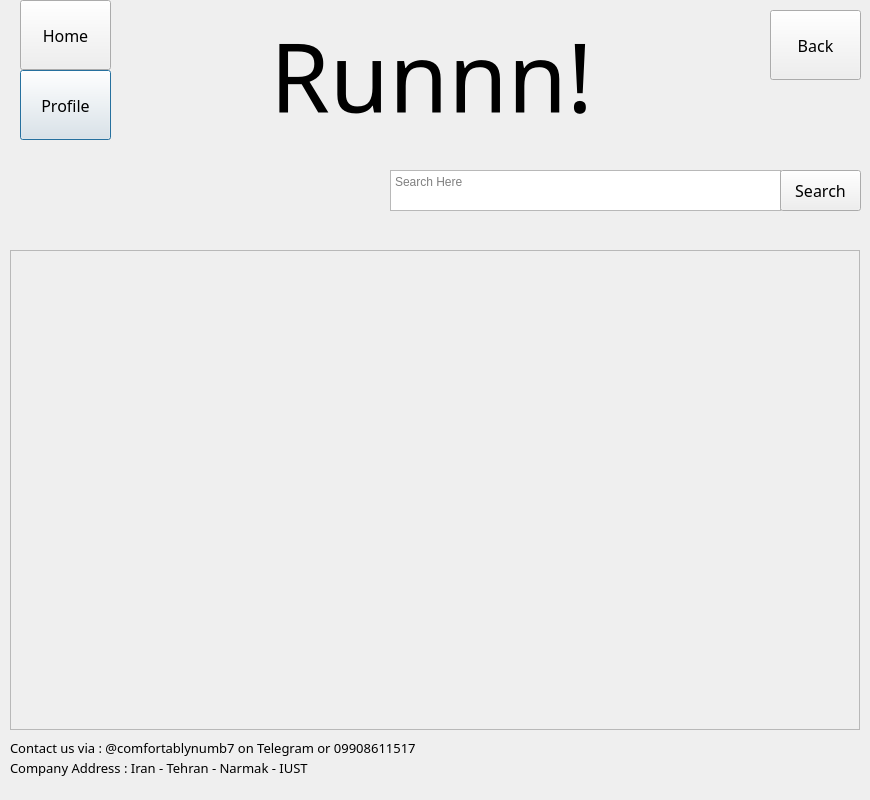
<?xml version="1.0" encoding="UTF-8"?>
<ui version="4.0">
 <class>Dialog</class>
 <widget class="QDialog" name="Dialog">
  <property name="geometry">
   <rect>
    <x>0</x>
    <y>0</y>
    <width>870</width>
    <height>800</height>
   </rect>
  </property>
  <property name="windowTitle">
   <string>Dialog</string>
  </property>
  <widget class="QLabel" name="label_2">
   <property name="geometry">
    <rect>
     <x>10</x>
     <y>740</y>
     <width>671</width>
     <height>16</height>
    </rect>
   </property>
   <property name="font">
    <font>
     <family>Cooper Black</family>
     <pointsize>10</pointsize>
    </font>
   </property>
   <property name="text">
    <string>Contact us via : @comfortablynumb7 on Telegram or 09908611517</string>
   </property>
  </widget>
  <widget class="QPushButton" name="ProfileButton">
   <property name="geometry">
    <rect>
     <x>20</x>
     <y>70</y>
     <width>91</width>
     <height>70</height>
    </rect>
   </property>
   <property name="font">
    <font>
     <family>Cooper Black</family>
     <pointsize>12</pointsize>
    </font>
   </property>
   <property name="text">
    <string>Profile</string>
   </property>
  </widget>
  <widget class="QLabel" name="label_3">
   <property name="geometry">
    <rect>
     <x>10</x>
     <y>760</y>
     <width>791</width>
     <height>16</height>
    </rect>
   </property>
   <property name="font">
    <font>
     <family>Cooper Black</family>
     <pointsize>10</pointsize>
    </font>
   </property>
   <property name="text">
    <string>Company Address : Iran - Tehran - Narmak - IUST</string>
   </property>
  </widget>
  <widget class="QScrollArea" name="scrollArea">
   <property name="geometry">
    <rect>
     <x>10</x>
     <y>250</y>
     <width>850</width>
     <height>480</height>
    </rect>
   </property>
   <property name="widgetResizable">
    <bool>true</bool>
   </property>
   <widget class="QWidget" name="scrollAreaWidgetContents">
    <property name="geometry">
     <rect>
      <x>0</x>
      <y>0</y>
      <width>848</width>
      <height>478</height>
     </rect>
    </property>
   </widget>
  </widget>
  <widget class="QLabel" name="PageTitle">
   <property name="geometry">
    <rect>
     <x>-10</x>
     <y>160</y>
     <width>315</width>
     <height>70</height>
    </rect>
   </property>
   <property name="font">
    <font>
     <family>Cooper Black</family>
     <pointsize>28</pointsize>
     <weight>50</weight>
     <bold>false</bold>
    </font>
   </property>
   <property name="text">
    <string/>
   </property>
   <property name="alignment">
    <set>Qt::AlignCenter</set>
   </property>
  </widget>
  <widget class="QTextEdit" name="SearchBox">
   <property name="geometry">
    <rect>
     <x>390</x>
     <y>170</y>
     <width>391</width>
     <height>41</height>
    </rect>
   </property>
   <property name="sizeAdjustPolicy">
    <enum>QAbstractScrollArea::AdjustToContents</enum>
   </property>
   <property name="tabChangesFocus">
    <bool>false</bool>
   </property>
   <property name="placeholderText">
    <string>Search Here</string>
   </property>
  </widget>
  <widget class="QPushButton" name="BackButton">
   <property name="geometry">
    <rect>
     <x>770</x>
     <y>10</y>
     <width>91</width>
     <height>70</height>
    </rect>
   </property>
   <property name="font">
    <font>
     <family>Cooper Black</family>
     <pointsize>12</pointsize>
    </font>
   </property>
   <property name="text">
    <string>Back</string>
   </property>
  </widget>
  <widget class="QPushButton" name="HomeButton">
   <property name="geometry">
    <rect>
     <x>20</x>
     <y>0</y>
     <width>91</width>
     <height>70</height>
    </rect>
   </property>
   <property name="font">
    <font>
     <family>Cooper Black</family>
     <pointsize>12</pointsize>
    </font>
   </property>
   <property name="text">
    <string>Home</string>
   </property>
  </widget>
  <widget class="QLabel" name="label">
   <property name="geometry">
    <rect>
     <x>270</x>
     <y>10</y>
     <width>341</width>
     <height>131</height>
    </rect>
   </property>
   <property name="font">
    <font>
     <family>Pristina</family>
     <pointsize>72</pointsize>
    </font>
   </property>
   <property name="text">
    <string>Runnn!</string>
   </property>
  </widget>
  <widget class="QPushButton" name="SearchButton">
   <property name="geometry">
    <rect>
     <x>780</x>
     <y>170</y>
     <width>81</width>
     <height>41</height>
    </rect>
   </property>
   <property name="font">
    <font>
     <family>Cooper Black</family>
     <pointsize>12</pointsize>
    </font>
   </property>
   <property name="text">
    <string>Search</string>
   </property>
  </widget>
 </widget>
 <resources/>
 <connections/>
</ui>
